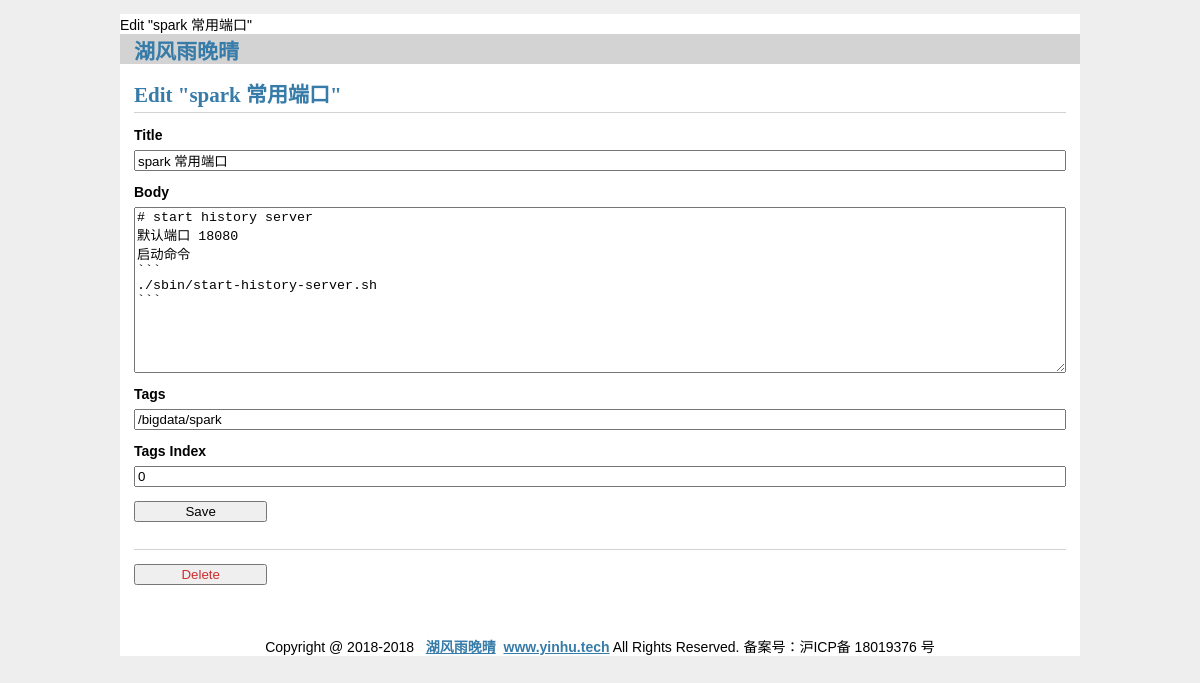
The app's page /d5d18346-623d-11e8-8238-00163e0ac18e/update (signed in) with its own data.
### tables this page shows
CREATE TABLE "post" (
  id INTEGER PRIMARY KEY AUTOINCREMENT,
  uuid TEXT NOT NULL DEFAULT "",
  author_id INTEGER NOT NULL,

  created TIMESTAMP NOT NULL DEFAULT CURRENT_TIMESTAMP,
  updated TIMESTAMP NOT NULL DEFAULT CURRENT_TIMESTAMP,
  
  title TEXT NOT NULL,
  body TEXT NOT NULL,
  tags TEXT NOT NULL DEFAULT "",
  tags_index INTEGER NOT NULL DEFAULT 0,
  
  read_cnt INTEGER NOT NULL DEFAULT 0,
  good_cnt INTEGER NOT NULL DEFAULT 0,
  
  FOREIGN KEY (author_id) REFERENCES user (id)
);

### flaskr/blog.py (the view, shortened to what this page needs)
@bp.route('/<uuid>/update', methods=('GET', 'POST'))
@login_required
def update(uuid):
    post = get_post(uuid)
    return render_template('blog/update.html', post=post)

### flaskr/auth.py (called while the page is built)
def login_required(view):
    @functools.wraps(view)
    def wrapped_view(**kwargs):
        if g.user is None:
            return redirect(url_for('auth.login'))
        return view(**kwargs)
    return wrapped_view

@bp.before_app_request
def load_logged_in_user():
    user_id = session.get('user_id')
    if user_id is None:
        g.user = None
    else:
        g.user = get_db().execute(
            'SELECT * FROM user WHERE id = ?', (user_id,)
        ).fetchone()

### flaskr/blog.py (called while the page is built)
def get_post(uuid, check_author=True):
    post = get_db().execute(
        'SELECT p.uuid, title, body, created, updated, author_id, username, read_cnt, good_cnt, tags, tags_index'
        ' FROM post p JOIN user u ON p.author_id = u.id'
        ' WHERE p.uuid = ?',
        (uuid,)
    ).fetchone()
    if post is None:
        abort(404, "Post id {0} doesn't exist.".format(id))
    if check_author and post['author_id'] != g.user['id']:
        abort(403)
    return post

### flaskr/db.py (called while the page is built)
def get_db():
  if 'db' not in g:
    g.db = sqlite3.connect(
      current_app.config['DATABASE'],
      detect_types=sqlite3.PARSE_DECLTYPES
    )
    g.db.row_factory = sqlite3.Row
  return g.db

### flaskr/templates/blog/update.html
{% extends 'base.html' %}
{% block header %}
  <h1>{% block title %}Edit "{{ post['title'] }}"{% endblock %}</h1>
{% endblock %}
{% block content %}
  <form method="post">
    <label for="title">Title</label>
    <input name="title" id="title" value="{{ request.form['title'] or post['title'] }}" required>
    <label for="body">Body</label>
    <textarea name="body" id="body">{{ request.form['body'] or post['body'] }}</textarea>
    <label for="tags">Tags</label>
    <input name="tags" id="tags" value="{{ request.form['tags'] or post['tags'] }}">
    <label for="tags">Tags Index</label>
    <input name="tags_index" id="tags_index" value="{{ request.form['tags_index'] or post['tags_index'] }}">
    <input type="submit" value="Save">
  </form>
  <hr>
  <form action="{{ url_for('blog.delete', uuid=post['uuid']) }}" method="post">
    <input class="danger" type="submit" value="Delete" onclick="return confirm('Are you sure?');">
  </form>
{% endblock %}

### flaskr/static/style.css (style rules this page uses)
h1, h2, h3, h4, h5, h6 { font-family: serif; color: #377ba8; margin: 1rem 0; }
hr { border: none; border-top: 1px solid lightgray; }
.content > header h1 { flex: auto; margin: 1rem 0 0.25rem 0; }
.content form { margin: 1em 0; display: flex; flex-direction: column; }
.content label { font-weight: bold; margin-bottom: 0.5em; }
.content input, .content textarea { margin-bottom: 1em; }
.content textarea { min-height: 12em; resize: vertical; }
input.danger { color: #cc2f2e; }
input[type=submit] { align-self: start; min-width: 10em; }

### records on screen
post: title "spark 常用端口 spark 常用端口", title "spark 常用端口", body "# start history server 默认端口 18080 启动命令 ``` ./sbin/start-history-server.sh ```", tags "/bigdata/spark", tags_index "0"
